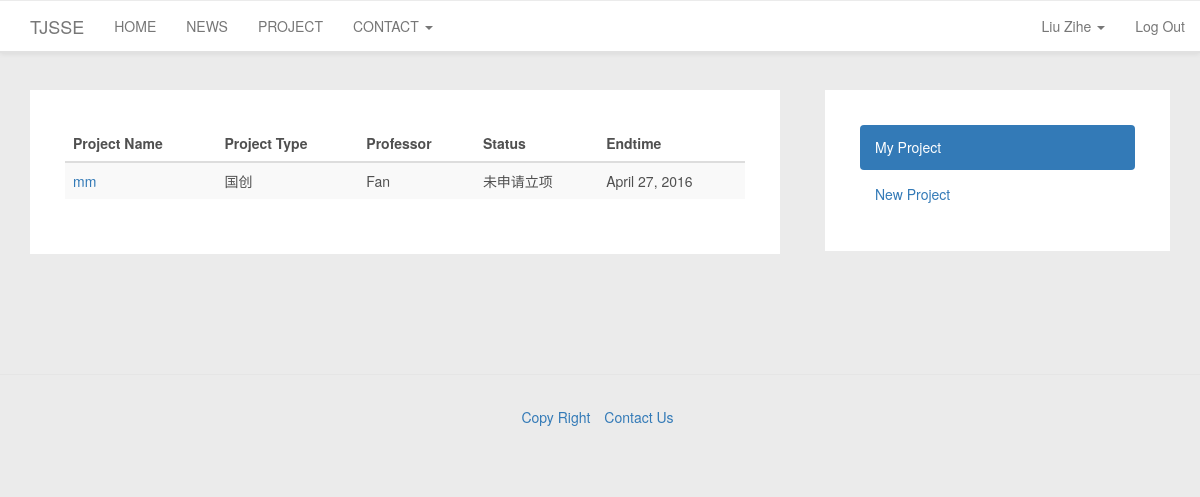
Page /accounts/my_project/ (signed in) on the earlier database version.
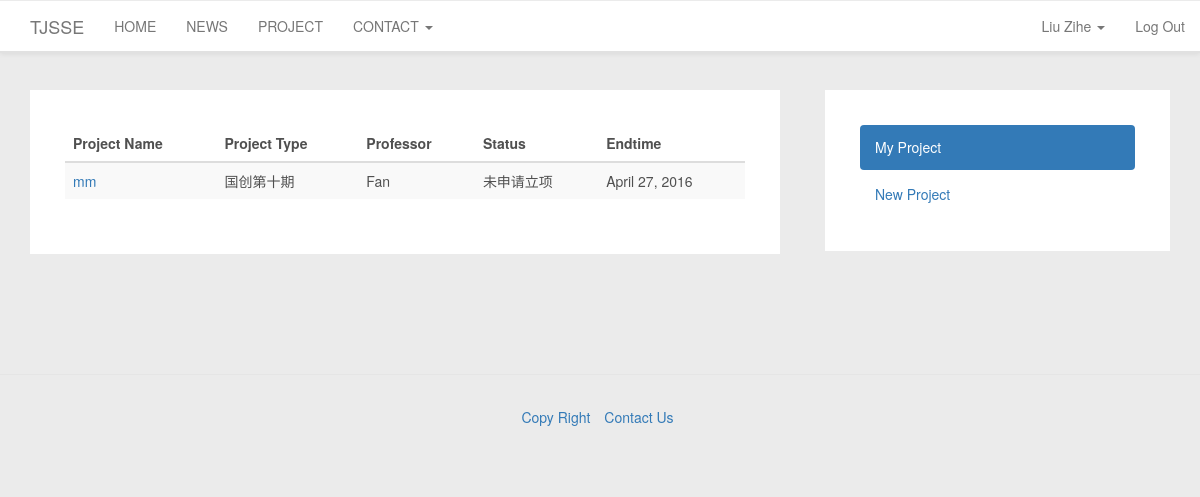
Same page on the later database version.
### project/models.py (models this page shows, shortened)
class Project(models.Model):
    name = models.CharField(max_length=30)
    project_type = models.ForeignKey(ProjectType)
    description = models.CharField(max_length=100)
    professor = models.ForeignKey(User)
    STATUS_BEFORE_INIT = 0
    STATUS_APPLY_INIT = 1
    STATUS_COMPLETE_INIT = 2
    STATUS_APPLY_MID = 3
    STATUS_COMPLETE_MID = 4
    STATUS_APPLY_FINAL = 5
    STATUS_COMPLETE_FINAL = 6
    STATUS_CHOICES = [
        (STATUS_BEFORE_INIT, '未申请立项'),
        (STATUS_APPLY_INIT, '申请立项'),
        (STATUS_COMPLETE_INIT, '立项通过'),
        (STATUS_APPLY_MID, '申请中期'),
        (STATUS_COMPLETE_MID, '中期通过'),
        (STATUS_APPLY_FINAL, '申请结题'),
        (STATUS_COMPLETE_FINAL, '已结题'),
    ]
    status = models.IntegerField(choices=STATUS_CHOICES, default=STATUS_BEFORE_INIT)
    endtime = models.DateField(null=True)
    note = models.CharField(max_length=300, blank=True)
    def get_status(self):
        return self.STATUS_CHOICES[self.status].__getitem__(1)
    def __str__(self):
        return self.name+', '+str(self.professor.get_username())
    __repr__=__str__

class ProjectType(models.Model):
    typename = models.CharField(max_length=20)
    TYPE_NATIONAL = 0
    TYPE_SHANGHAI = 1
    TYPE_SITP = 2
    TYPE_SECOLLEGE = 3
    TYPE_ELSE = 4
    TYPE_CHOICES = [
        (TYPE_NATIONAL, '国创'),
        (TYPE_SHANGHAI, '市创'),
        (TYPE_SITP, 'SITP'),
        (TYPE_SECOLLEGE, '院创'),
        (TYPE_ELSE, '其他'),
    ]
    type = models.IntegerField('认定类型',choices=TYPE_CHOICES)
    isopening = models.BooleanField('是否开放中', default=True)
    starttime = models.DateField(default=datetime.date.today)
    endtime = models.DateField()
    note = models.CharField(max_length=300, blank=True)
    def __str__(self):
        return self.typename

### accounts/views.py (the view)
# urls.py: url(r'^my_project/(?P<project_id>[0-9]+)/details/$', views.user_project_detail_view, name='user_project_detail'),
@login_required(login_url='/accounts/login/')
def my_project(request):
    username = request.user.userprofile.get_full_name()
    project_student_list = request.user.project_student_set.all()
    project_list = []
    for project in project_student_list:
        project_list.append(project.project)
    return render(request, "accounts_userprojectlist.html", {'username': username, 'project_list': project_list})

### accounts/models.py (called while the page is built)
    def get_full_name(self):
        if (len(self.user.first_name) > 0) and (len(self.user.last_name) > 0):
            return self.user.get_full_name()
        else:
            return self.user.get_username()

    def is_profile_completed(self):
        if (len(self.user.first_name) == 0) or (len(self.user.last_name) == 0) or (len(self.user.email) == 0):
            return False
        if (self.type == UserProfile.TYPE_STUDENT) and (not self.grade):
            return  False
        return True

### templates/accounts_userprojectlist.html (shortened to what this page needs)
{% extends "base_userproject.html" %}
{% load staticfiles %}
{% block userprojectbase %}
    <table class="table table-striped table-hover">
        <thead>
            <tr>
                <th>Project Name</th>
                <th>Project Type</th>
                <th>Professor</th>
                <th>Status</th>
                <th>Endtime</th>
            </tr>
        <tbody>
        </thead>
        {% for project in project_list %}
            <tr>
                <td><a href="{{ project.id }}/details">{{ project.name }}</a></td>
                <td>{{ project.project_type }}</td>
                <td>{{ project.professor }}</td>
                <td>{{ project.get_status }}</td>
                <td>{{ project.endtime }}</td>
            </tr>
        {% endfor %}
    </table>
{% endblock userprojectbase %}

Differences in the rows shown:
changed through a linked row, Project "mm": project_type "国创" → "国创第十期"
